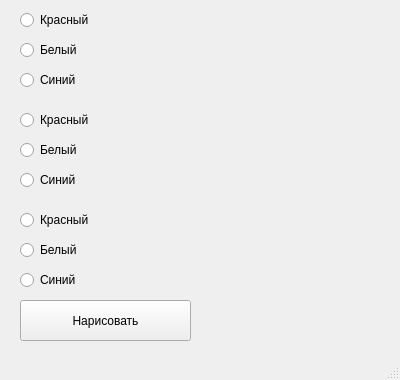
<?xml version="1.0" encoding="UTF-8"?>
<ui version="4.0">
 <class>MainWindow</class>
 <widget class="QMainWindow" name="MainWindow">
  <property name="geometry">
   <rect>
    <x>0</x>
    <y>0</y>
    <width>400</width>
    <height>380</height>
   </rect>
  </property>
  <property name="windowTitle">
   <string>task1</string>
  </property>
  <property name="toolTip">
   <string>&lt;html&gt;&lt;head/&gt;&lt;body&gt;&lt;p&gt;task1&lt;/p&gt;&lt;/body&gt;&lt;/html&gt;</string>
  </property>
  <widget class="QWidget" name="centralwidget">
   <widget class="QPushButton" name="flagButton">
    <property name="geometry">
     <rect>
      <x>20</x>
      <y>300</y>
      <width>171</width>
      <height>41</height>
     </rect>
    </property>
    <property name="text">
     <string>Нарисовать</string>
    </property>
   </widget>
   <widget class="QLabel" name="label1">
    <property name="geometry">
     <rect>
      <x>220</x>
      <y>40</y>
      <width>91</width>
      <height>16</height>
     </rect>
    </property>
    <property name="text">
     <string/>
    </property>
   </widget>
   <widget class="QLabel" name="label2">
    <property name="geometry">
     <rect>
      <x>220</x>
      <y>140</y>
      <width>91</width>
      <height>16</height>
     </rect>
    </property>
    <property name="text">
     <string/>
    </property>
   </widget>
   <widget class="QLabel" name="label3">
    <property name="geometry">
     <rect>
      <x>220</x>
      <y>240</y>
      <width>91</width>
      <height>16</height>
     </rect>
    </property>
    <property name="text">
     <string/>
    </property>
   </widget>
   <widget class="QRadioButton" name="redButton1">
    <property name="geometry">
     <rect>
      <x>20</x>
      <y>10</y>
      <width>95</width>
      <height>20</height>
     </rect>
    </property>
    <property name="text">
     <string>Красный</string>
    </property>
    <property name="autoExclusive">
     <bool>false</bool>
    </property>
   </widget>
   <widget class="QRadioButton" name="whiteButton1">
    <property name="geometry">
     <rect>
      <x>20</x>
      <y>40</y>
      <width>95</width>
      <height>20</height>
     </rect>
    </property>
    <property name="text">
     <string>Белый</string>
    </property>
    <property name="autoExclusive">
     <bool>false</bool>
    </property>
   </widget>
   <widget class="QRadioButton" name="blueButton1">
    <property name="geometry">
     <rect>
      <x>20</x>
      <y>70</y>
      <width>95</width>
      <height>20</height>
     </rect>
    </property>
    <property name="text">
     <string>Синий</string>
    </property>
    <property name="autoExclusive">
     <bool>false</bool>
    </property>
   </widget>
   <widget class="QRadioButton" name="whiteButton2">
    <property name="geometry">
     <rect>
      <x>20</x>
      <y>140</y>
      <width>95</width>
      <height>20</height>
     </rect>
    </property>
    <property name="text">
     <string>Белый</string>
    </property>
    <property name="autoExclusive">
     <bool>false</bool>
    </property>
   </widget>
   <widget class="QRadioButton" name="blueButton2">
    <property name="geometry">
     <rect>
      <x>20</x>
      <y>170</y>
      <width>95</width>
      <height>20</height>
     </rect>
    </property>
    <property name="text">
     <string>Синий</string>
    </property>
    <property name="autoExclusive">
     <bool>false</bool>
    </property>
   </widget>
   <widget class="QRadioButton" name="redButton2">
    <property name="geometry">
     <rect>
      <x>20</x>
      <y>110</y>
      <width>95</width>
      <height>20</height>
     </rect>
    </property>
    <property name="text">
     <string>Красный</string>
    </property>
    <property name="autoExclusive">
     <bool>false</bool>
    </property>
   </widget>
   <widget class="QRadioButton" name="redButton3">
    <property name="geometry">
     <rect>
      <x>20</x>
      <y>210</y>
      <width>95</width>
      <height>20</height>
     </rect>
    </property>
    <property name="text">
     <string>Красный</string>
    </property>
    <property name="autoExclusive">
     <bool>false</bool>
    </property>
   </widget>
   <widget class="QRadioButton" name="blueButton3">
    <property name="geometry">
     <rect>
      <x>20</x>
      <y>270</y>
      <width>95</width>
      <height>20</height>
     </rect>
    </property>
    <property name="text">
     <string>Синий</string>
    </property>
    <property name="autoExclusive">
     <bool>false</bool>
    </property>
   </widget>
   <widget class="QRadioButton" name="whiteButton3">
    <property name="geometry">
     <rect>
      <x>20</x>
      <y>240</y>
      <width>95</width>
      <height>20</height>
     </rect>
    </property>
    <property name="text">
     <string>Белый</string>
    </property>
    <property name="autoExclusive">
     <bool>false</bool>
    </property>
   </widget>
  </widget>
  <widget class="QMenuBar" name="menubar">
   <property name="geometry">
    <rect>
     <x>0</x>
     <y>0</y>
     <width>400</width>
     <height>26</height>
    </rect>
   </property>
  </widget>
  <widget class="QStatusBar" name="statusbar"/>
 </widget>
 <resources/>
 <connections/>
</ui>
